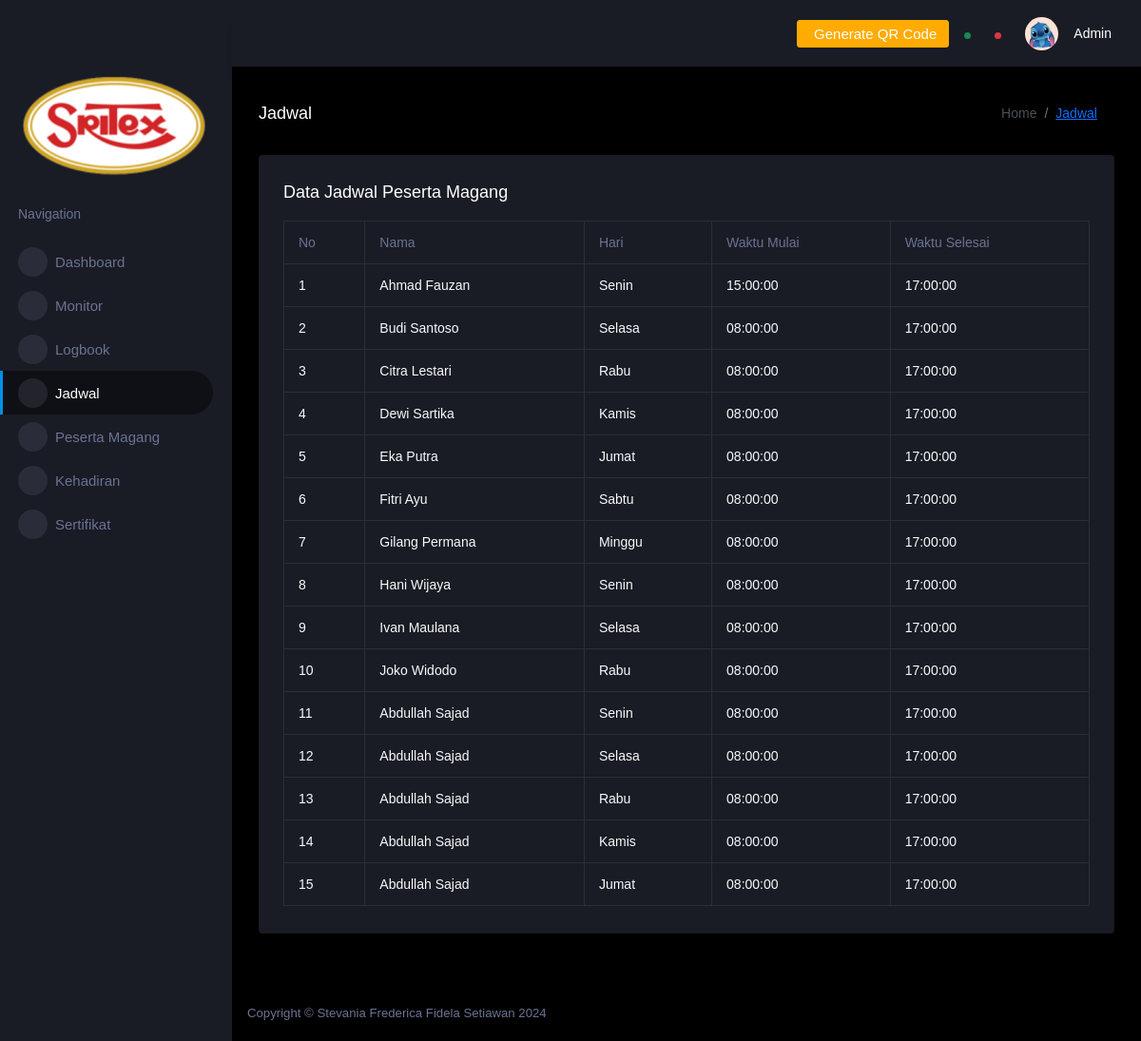
The page /index.php?page=jadwal (signed in) on the database its author committed.
### tables this page shows
CREATE TABLE IF NOT EXISTS `jadwal` (
  `id_jadwal` int NOT NULL AUTO_INCREMENT,
  `id_peserta` int NOT NULL,
  `hari` enum('Senin','Selasa','Rabu','Kamis','Jumat','Sabtu','Minggu') NOT NULL,
  `waktu_mulai` time NOT NULL,
  `waktu_selesai` time NOT NULL,
  `created_at` timestamp NULL DEFAULT CURRENT_TIMESTAMP,
  PRIMARY KEY (`id_jadwal`)
);

CREATE TABLE IF NOT EXISTS `peserta_magang` (
  `id_peserta` int NOT NULL AUTO_INCREMENT,
  `id_user` int NOT NULL,
  `id_departemen` int NOT NULL,
  `nama` varchar(255) NOT NULL,
  `email` varchar(255) NOT NULL,
  `telepon` varchar(20) DEFAULT NULL,
  `tanggal_mulai` date NOT NULL,
  `tanggal_selesai` date NOT NULL,
  `created_at` timestamp NULL DEFAULT CURRENT_TIMESTAMP,
  PRIMARY KEY (`id_peserta`)
);

### pages/admin/jadwal.php (the view, shortened to what this page needs)
<?php
include("pages/controller/connection.php");
$sql = "SELECT * FROM jadwal j
INNER JOIN peserta_magang pm ON pm.id_peserta=j.id_peserta";
$result = $conn->query($sql);
?>
<div class="content-wrapper">
    <div class="page-header">
        <h3 class="page-title"> Jadwal </h3>
        <nav aria-label="breadcrumb">
            <ol class="breadcrumb">
                <li class="breadcrumb-item active" aria-current="page">Home</li>
                <li class="breadcrumb-item"><a href="?page=jadwal">Jadwal</a></li>
            </ol>
        </nav>
    </div>
    <div class="row">
        <div class="col-lg-12 grid-margin stretch-card">
            <div class="card">
                <div class="card-body">
                    <h4 class="card-title">Data Jadwal Peserta Magang</h4>
                    <div class="table-responsive">
                        <table class="table table-bordered text-light">
                            <thead>
                                <tr>
                                    <th> No </th>
                                    <th> Nama </th>
                                    <th> Hari </th>
                                    <th> Waktu Mulai </th>
                                    <th> Waktu Selesai </th>
                                </tr>
                            </thead>
                            <tbody>
                                <?php
                                if ($result->num_rows > 0) {
                                    $no = 1;
                                    while ($row = $result->fetch_assoc()) {
                                ?>
                                        <tr>
                                            <td><?php echo $no; ?></td>
                                            <td><?php echo $row['nama']; ?></td>
                                            <td><?php echo $row['hari']; ?></td>
                                            <td><?php echo $row['waktu_mulai']; ?></td>
                                            <td><?php echo $row['waktu_selesai']; ?></td>
                                        </tr>
                                    <?php
                                        $no++;
                                    }
                                } else {
                                    ?>
                                    <tr>
                                        <td colspan="6" class="text-center">Tidak ada data jadwal saat ini.</td>
                                    </tr>
                                <?php
                                }
                                ?>
                            </tbody>
                        </table>
                    </div>
                </div>
            </div>
        </div>
    </div>
</div>

### rows shown on the page
jadwal: id_peserta.nama "Ahmad Fauzan", hari "Senin", waktu_mulai "15:00:00", waktu_selesai "17:00:00"
jadwal: id_peserta.nama "Budi Santoso", hari "Selasa", waktu_mulai "08:00:00", waktu_selesai "17:00:00"
jadwal: id_peserta.nama "Citra Lestari", hari "Rabu", waktu_mulai "08:00:00", waktu_selesai "17:00:00"
jadwal: id_peserta.nama "Dewi Sartika", hari "Kamis", waktu_mulai "08:00:00", waktu_selesai "17:00:00"
jadwal: id_peserta.nama "Eka Putra", hari "Jumat", waktu_mulai "08:00:00", waktu_selesai "17:00:00"
jadwal: id_peserta.nama "Fitri Ayu", hari "Sabtu", waktu_mulai "08:00:00", waktu_selesai "17:00:00"
jadwal: id_peserta.nama "Gilang Permana", hari "Minggu", waktu_mulai "08:00:00", waktu_selesai "17:00:00"
jadwal: id_peserta.nama "Hani Wijaya", hari "Senin", waktu_mulai "08:00:00", waktu_selesai "17:00:00"
jadwal: id_peserta.nama "Ivan Maulana", hari "Selasa", waktu_mulai "08:00:00", waktu_selesai "17:00:00"
jadwal: id_peserta.nama "Joko Widodo", hari "Rabu", waktu_mulai "08:00:00", waktu_selesai "17:00:00"
jadwal: id_peserta.nama "Abdullah Sajad", hari "Senin", waktu_mulai "08:00:00", waktu_selesai "17:00:00"
jadwal: id_peserta.nama "Abdullah Sajad", hari "Selasa", waktu_mulai "08:00:00", waktu_selesai "17:00:00"
jadwal: id_peserta.nama "Abdullah Sajad", hari "Rabu", waktu_mulai "08:00:00", waktu_selesai "17:00:00"
jadwal: id_peserta.nama "Abdullah Sajad", hari "Kamis", waktu_mulai "08:00:00", waktu_selesai "17:00:00"
jadwal: id_peserta.nama "Abdullah Sajad", hari "Jumat", waktu_mulai "08:00:00", waktu_selesai "17:00:00"
